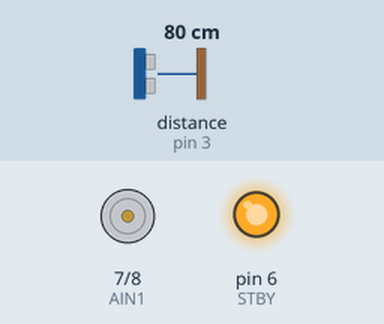
Recording of a sketch running on a simulated Arduino Uno, built with avr-gcc and run on an emulated ATmega328P. Parts: motor-driver pin pairs drawn as motors (green arrow = first pin HIGH = forward, orange = second pin HIGH = backward, longer = more drive, scaled by the enable pin, stopped while the standby pin is LOW), output pins drawn as LEDs (lit = HIGH). Wiring (inferred from the names in the program): ultrasonic range finder: trigger pin 2; echo pin 3. The inputs (shaded band) are chosen by the test bench; at power-on: distance to the obstacle (sensor on pin 3) 80 cm. The echo pulse lasts 58.3 µs per cm; pins used as bus, display or sensor lines are not drawn; what the sketch prints to the serial monitor is not drawn.

Above: at 1.2 s.
1.3 s: distance to the obstacle (sensor on pin 3) set to 10 cm
2.8 s: distance to the obstacle (sensor on pin 3) set to 7 cm
At 3.59 s:
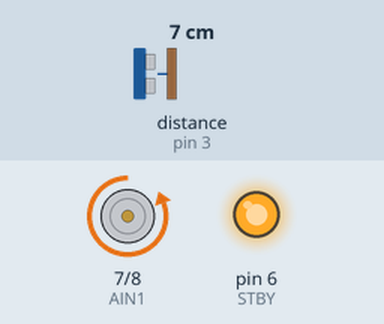
5.8 s: distance to the obstacle (sensor on pin 3) set to 9 cm
8.8 s: distance to the obstacle (sensor on pin 3) set to 2 cm
At 8.95 s:
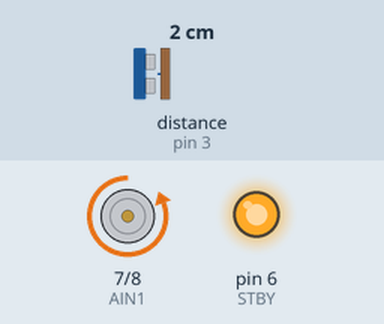
Timing chart, 0 to 12.8 s (numbered marks = the images above; inputs shaded):
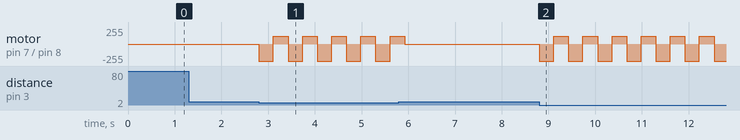

The sketch:

Robocup_Regionals_Kicker_Code.ino
```cpp
#include <Arduino.h>

const uint8_t TRIG = 2;
const uint8_t ECHO = 3;

const uint8_t STBY = 6;
const uint8_t AIN1 = 7;
const uint8_t AIN2 = 8;
const uint8_t PWMA = 9;

const int TRIGGER_CM = 7;

const unsigned long FWD_MS   = 300;
const unsigned long FWD_HOLD = 10;
const unsigned long BACK_MS  = 300;
const unsigned long BACK_HOLD= 10;
const unsigned long COOLDOWN = 0;
const unsigned long TIME_BETWEEN_KICKS = 0;

const int FWD_SPEED  = 300;
const int BACK_SPEED = 120;

enum { IDLE, FWD, FWDH, BACK, BACKH, CD } st = IDLE;
unsigned long t0 = 0;
unsigned long lastKick = 0;

long readDistanceCM() {
  digitalWrite(TRIG, LOW);
  delayMicroseconds(0);

  digitalWrite(TRIG, HIGH);
  delayMicroseconds(0);
  digitalWrite(TRIG, LOW);

  unsigned long dur = pulseIn(ECHO, HIGH, 20000UL);
  if (!dur) return 9999;
  return (long)(dur / 58UL);
}

inline void stopMotor() {
  analogWrite(PWMA, 0);
  digitalWrite(AIN1, LOW);
  digitalWrite(AIN2, LOW);
}

inline void fwd(int sp) {
  sp = constrain(sp, 0, 255);
  digitalWrite(AIN1, LOW);
  digitalWrite(AIN2, HIGH);
  analogWrite(PWMA, sp);
}

inline void rev(int sp) {
  sp = constrain(sp, 0, 255);
  digitalWrite(AIN1, HIGH);
  digitalWrite(AIN2, LOW);
  analogWrite(PWMA, sp);
}

void setup() {
  Serial.begin(115200);

  pinMode(TRIG, OUTPUT);
  pinMode(ECHO, INPUT);

  pinMode(STBY, OUTPUT);
  pinMode(AIN1, OUTPUT);
  pinMode(AIN2, OUTPUT);
  pinMode(PWMA, OUTPUT);

  digitalWrite(STBY, HIGH);
  stopMotor();

  lastKick = millis() - TIME_BETWEEN_KICKS;
}

void loop() {
  long cm = readDistanceCM();
  Serial.print("Distance: ");
  Serial.print(cm);
  Serial.println(" cm");

  switch (st) {
    case IDLE:
      if (cm <= TRIGGER_CM && (millis() - lastKick >= TIME_BETWEEN_KICKS)) {
        fwd(FWD_SPEED);
        t0 = millis();
        st = FWD;
      }
      break;

    case FWD:
      if (millis() - t0 >= FWD_MS) {
        fwd(FWD_SPEED);
        t0 = millis();
        st = FWDH;
      }
      break;

    case FWDH:
      if (millis() - t0 >= FWD_HOLD) {
        rev(BACK_SPEED);
        t0 = millis();
        st = BACK;
      }
      break;

    case BACK:
      if (millis() - t0 >= BACK_MS) {
        rev(BACK_SPEED);
        t0 = millis();
        st = BACKH;
      }
      break;

    case BACKH:
      if (millis() - t0 >= BACK_HOLD) {
        stopMotor();
        t0 = millis();
        st = CD;
      }
      break;

    case CD:
      if (millis() - t0 >= COOLDOWN) {
        st = IDLE;
        lastKick = millis();
      }
      break;
  }
}
```

Measured:
- the behaviour switches between 9 and 8 cm on distance to the obstacle (sensor on pin 3) (found by bisection; images 0 and 1)
- after the input at 2.8 s, motor on pin 7 (AIN1) / pin 8 (AIN2): alternates backward 255/255 for 0.31 s and forward 120/255 for 0.31 s, starting at once
- after the input at 8.8 s, motor on pin 7 (AIN1) / pin 8 (AIN2): alternates backward 255/255 for 0.31 s and forward 120/255 for 0.31 s, starting at once
